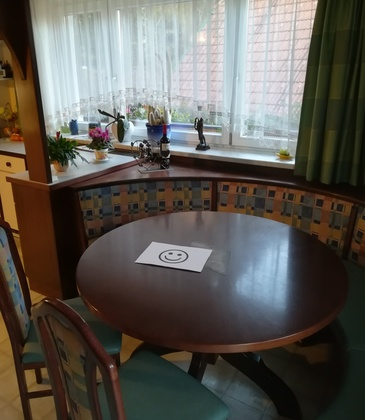
%> input picture Testbild.jpg, 365 x 420 px, shrunk from 1389 x 1600 before the run
$ octave labeling.m   (GNU Octave 9; MATLAB toolbox functions it lacks are replaced by stand-ins)
%> lines starting %> are read from the running program, lines starting %| are printed output that depends on the picture; in (x1, y1, x2, y2) boxes, pixels count from 0 and x2, y2 are one past the last pixel; in counts of white or black regions, pixels touching at a corner belong together; the program's own positions count from 1
### detect.m
function [boundingboxes]  = detect(bw);
%Sabrina Oblasser
[m,n]=size(bw);
bwnnew = [ zeros(1,n) ;  bw; zeros(1,n)];
bwnnew  = [ zeros(m+2,1) , bwnnew , zeros(m+2,1)];

labelMatrix=zeros(size(bwnnew)); %labelMatrixabel array 0 not labeled
%Label of the different Areas
startLabel=1;
%matrix in which the boundingboxes are written (x and y coordinate of lower
%left point, width, height)
boundingbox=zeros(4,n);

%search for white pixels in binary image
for(ir=2:m+1)
    for(ic=2:n+1)
        curdata=bwnnew(ir,ic);
        lc           = labelMatrix(ir,ic);
        if((curdata==1)&&(lc==0))
            labelMatrix(ir,ic)=startLabel;
            queue=zeros(2,m*n);
            queue(1,1)=ir;
            queue(2,1)=ic;
            %find connecting Pixels and mark them in labelMatrix, write the
            %coordinates of the rectangles drawn around the different areas
            %in boundingbox
             [labelMatrix,boundingbox] = findConnectingPixels(bwnnew,startLabel,labelMatrix,queue,boundingbox);

             startLabel = startLabel+1;
        end

    end

end

labelMatrix(labelMatrix==-1)=0;
boundingboxes=boundingbox;

end

### labeling.m
I = imread('Testbild.jpg');
%> I is the input picture: size 420x365x3 uint8; mean R, G, B 93.7, 89.7, 82.9
Theshold=graythresh(I);
%> Theshold = 0.455
Image_BW=im2bw(I,Theshold);
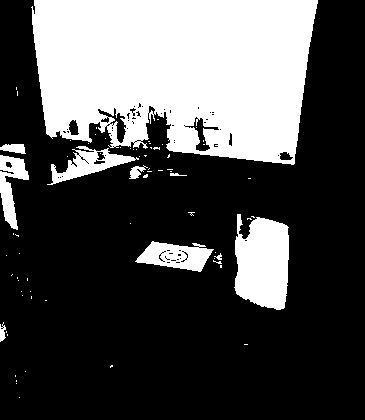
%> Image_BW: size 420x365 logical; 30.6% white; 72 white regions (62 under 20 px), largest, box (x1, y1, x2, y2) and area: (31, 0, 318, 165) 38305, (234, 214, 289, 310) 4203, (135, 241, 214, 272) 1437

l=detect(Image_BW);
%> in detect, `bwnnew = [ zeros(1,n) ;  bw; zeros(1,n)];`:
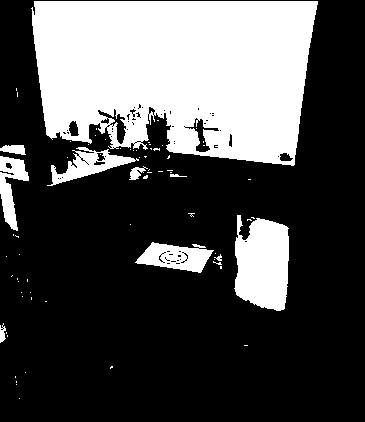
%> bwnnew: size 422x365 double; values 0 (black) and 1 (white), 30.5% white; 72 white regions (62 under 20 px), largest, box (x1, y1, x2, y2) and area: (31, 1, 318, 166) 38305, (234, 215, 289, 311) 4203, (135, 242, 214, 273) 1437
%> in detect, `bwnnew  = [ zeros(m+2,1) , bwnnew , zeros(m+2,1)];`:
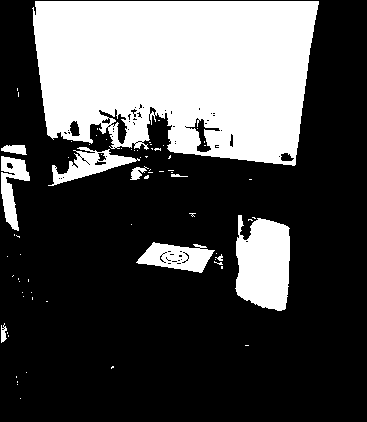
%> bwnnew: size 422x367 double; values 0 (black) and 1 (white), 30.3% white; 72 white regions (62 under 20 px), largest, box (x1, y1, x2, y2) and area: (32, 1, 319, 166) 38305, (235, 215, 290, 311) 4203, (136, 242, 215, 273) 1437
%> after the loop in detect, `for(ir=2:m+1)`:
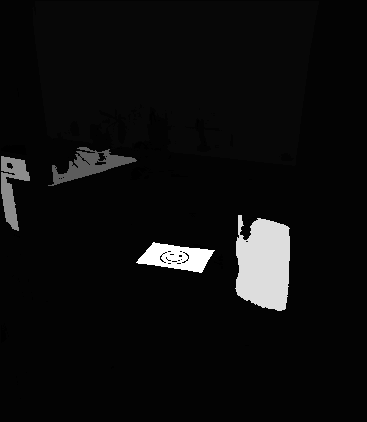
%> labelMatrix: size 422x367 double; min -1, max 68, mean 2.9; drawn with min black and max white
%> after the loop in detect, `for(ir=2:m+1)`: boundingbox = 365 columns, first 8: [32 48 1 235 136 0 0 0; 1 147 156 215 242 0 0 0; 287 89 29 55 79 0 0 0; 165 39 75 96 31 0 0 0]; startLabel = 101
%> in detect, `labelMatrix(labelMatrix==-1)=0;`: labelMatrix: size 422x367 double; 0.51% of pixels changed, all inside (x1, y1, x2, y2) = (1, 88, 256, 399)
%> in detect, `boundingboxes=boundingbox;`: boundingboxes has the same summary as boundingbox
%> l has the same summary as boundingbox in detect

max(max(l))
%> ans = 287
imshow(l)
